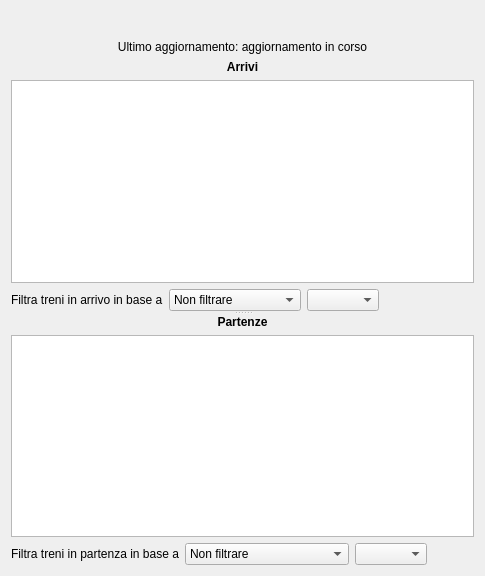
<?xml version="1.0" encoding="UTF-8"?>
<ui version="4.0">
 <class>wgtStazione</class>
 <widget class="QWidget" name="wgtStazione">
  <property name="geometry">
   <rect>
    <x>0</x>
    <y>0</y>
    <width>485</width>
    <height>576</height>
   </rect>
  </property>
  <property name="windowTitle">
   <string>Form</string>
  </property>
  <layout class="QVBoxLayout" name="verticalLayout_3">
   <item>
    <widget class="QLabel" name="labelTitolo">
     <property name="font">
      <font>
       <pointsize>15</pointsize>
       <weight>75</weight>
       <bold>true</bold>
      </font>
     </property>
     <property name="text">
      <string/>
     </property>
     <property name="alignment">
      <set>Qt::AlignCenter</set>
     </property>
    </widget>
   </item>
   <item>
    <widget class="QLabel" name="labelAggiornamento">
     <property name="text">
      <string>Ultimo aggiornamento: aggiornamento in corso</string>
     </property>
     <property name="alignment">
      <set>Qt::AlignCenter</set>
     </property>
    </widget>
   </item>
   <item>
    <widget class="QSplitter" name="splitter">
     <property name="sizePolicy">
      <sizepolicy hsizetype="Expanding" vsizetype="Expanding">
       <horstretch>0</horstretch>
       <verstretch>0</verstretch>
      </sizepolicy>
     </property>
     <property name="orientation">
      <enum>Qt::Vertical</enum>
     </property>
     <widget class="QWidget" name="layoutWidget">
      <layout class="QVBoxLayout" name="verticalLayout">
       <item>
        <widget class="QLabel" name="labelArrivi">
         <property name="font">
          <font>
           <weight>75</weight>
           <bold>true</bold>
          </font>
         </property>
         <property name="text">
          <string>Arrivi</string>
         </property>
         <property name="alignment">
          <set>Qt::AlignCenter</set>
         </property>
        </widget>
       </item>
       <item>
        <widget class="QTableView" name="tabellaArrivi">
         <property name="editTriggers">
          <set>QAbstractItemView::NoEditTriggers</set>
         </property>
         <property name="alternatingRowColors">
          <bool>true</bool>
         </property>
         <property name="selectionMode">
          <enum>QAbstractItemView::NoSelection</enum>
         </property>
         <property name="wordWrap">
          <bool>false</bool>
         </property>
         <attribute name="verticalHeaderVisible">
          <bool>false</bool>
         </attribute>
         <attribute name="verticalHeaderHighlightSections">
          <bool>false</bool>
         </attribute>
        </widget>
       </item>
       <item>
        <layout class="QHBoxLayout" name="horizontalLayout">
         <item>
          <widget class="QLabel" name="labelFiltroArrivi">
           <property name="text">
            <string>Filtra treni in arrivo in base a</string>
           </property>
          </widget>
         </item>
         <item>
          <widget class="QComboBox" name="comboBoxTipoFiltroArrivi">
           <property name="editable">
            <bool>false</bool>
           </property>
           <item>
            <property name="text">
             <string>Non filtrare</string>
            </property>
           </item>
           <item>
            <property name="text">
             <string>Categoria treno</string>
            </property>
           </item>
           <item>
            <property name="text">
             <string>Stazione di origine</string>
            </property>
           </item>
          </widget>
         </item>
         <item>
          <widget class="QComboBox" name="comboBoxFiltroArrivi">
           <property name="sizeAdjustPolicy">
            <enum>QComboBox::AdjustToContents</enum>
           </property>
          </widget>
         </item>
         <item>
          <spacer name="horizontalSpacer">
           <property name="orientation">
            <enum>Qt::Horizontal</enum>
           </property>
           <property name="sizeHint" stdset="0">
            <size>
             <width>40</width>
             <height>20</height>
            </size>
           </property>
          </spacer>
         </item>
        </layout>
       </item>
      </layout>
     </widget>
     <widget class="QWidget" name="layoutWidget">
      <layout class="QVBoxLayout" name="verticalLayout_2">
       <item>
        <widget class="QLabel" name="labelPartenze">
         <property name="font">
          <font>
           <weight>75</weight>
           <bold>true</bold>
          </font>
         </property>
         <property name="text">
          <string>Partenze</string>
         </property>
         <property name="alignment">
          <set>Qt::AlignCenter</set>
         </property>
        </widget>
       </item>
       <item>
        <widget class="QTableView" name="tabellaPartenze">
         <property name="editTriggers">
          <set>QAbstractItemView::NoEditTriggers</set>
         </property>
         <property name="alternatingRowColors">
          <bool>true</bool>
         </property>
         <property name="selectionMode">
          <enum>QAbstractItemView::NoSelection</enum>
         </property>
         <property name="selectionBehavior">
          <enum>QAbstractItemView::SelectItems</enum>
         </property>
         <property name="wordWrap">
          <bool>false</bool>
         </property>
         <attribute name="verticalHeaderVisible">
          <bool>false</bool>
         </attribute>
         <attribute name="verticalHeaderHighlightSections">
          <bool>false</bool>
         </attribute>
        </widget>
       </item>
       <item>
        <layout class="QHBoxLayout" name="horizontalLayout_2">
         <item>
          <widget class="QLabel" name="labelFiltroPartenze">
           <property name="text">
            <string>Filtra treni in partenza in base a</string>
           </property>
          </widget>
         </item>
         <item>
          <widget class="QComboBox" name="comboBoxTipoFiltroPartenze">
           <property name="editable">
            <bool>false</bool>
           </property>
           <item>
            <property name="text">
             <string>Non filtrare</string>
            </property>
           </item>
           <item>
            <property name="text">
             <string>Categoria treno</string>
            </property>
           </item>
           <item>
            <property name="text">
             <string>Stazione di destinazione</string>
            </property>
           </item>
          </widget>
         </item>
         <item>
          <widget class="QComboBox" name="comboBoxFiltroPartenze">
           <property name="sizeAdjustPolicy">
            <enum>QComboBox::AdjustToContents</enum>
           </property>
          </widget>
         </item>
         <item>
          <spacer name="horizontalSpacer_2">
           <property name="orientation">
            <enum>Qt::Horizontal</enum>
           </property>
           <property name="sizeHint" stdset="0">
            <size>
             <width>40</width>
             <height>20</height>
            </size>
           </property>
          </spacer>
         </item>
        </layout>
       </item>
      </layout>
     </widget>
    </widget>
   </item>
  </layout>
 </widget>
 <resources/>
 <connections/>
</ui>
